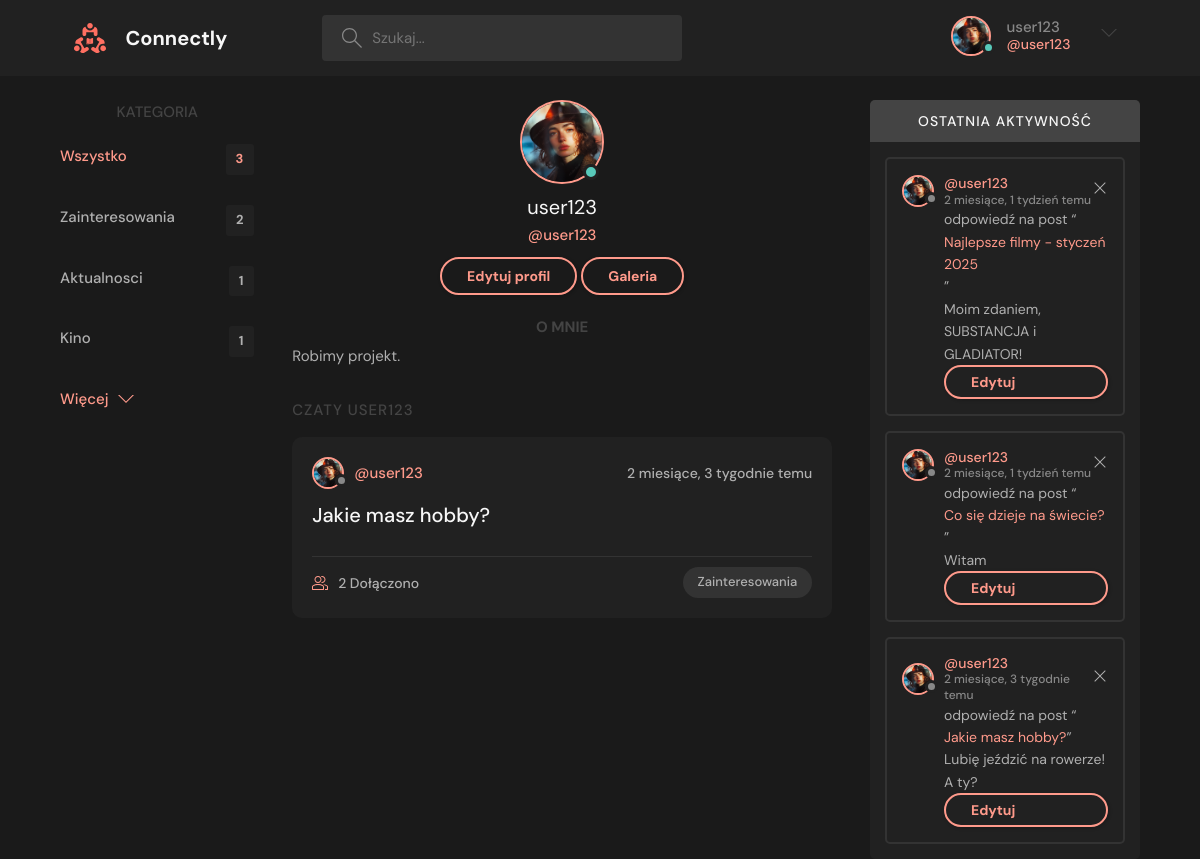
The app's page /profile/2/ (signed in), older data.
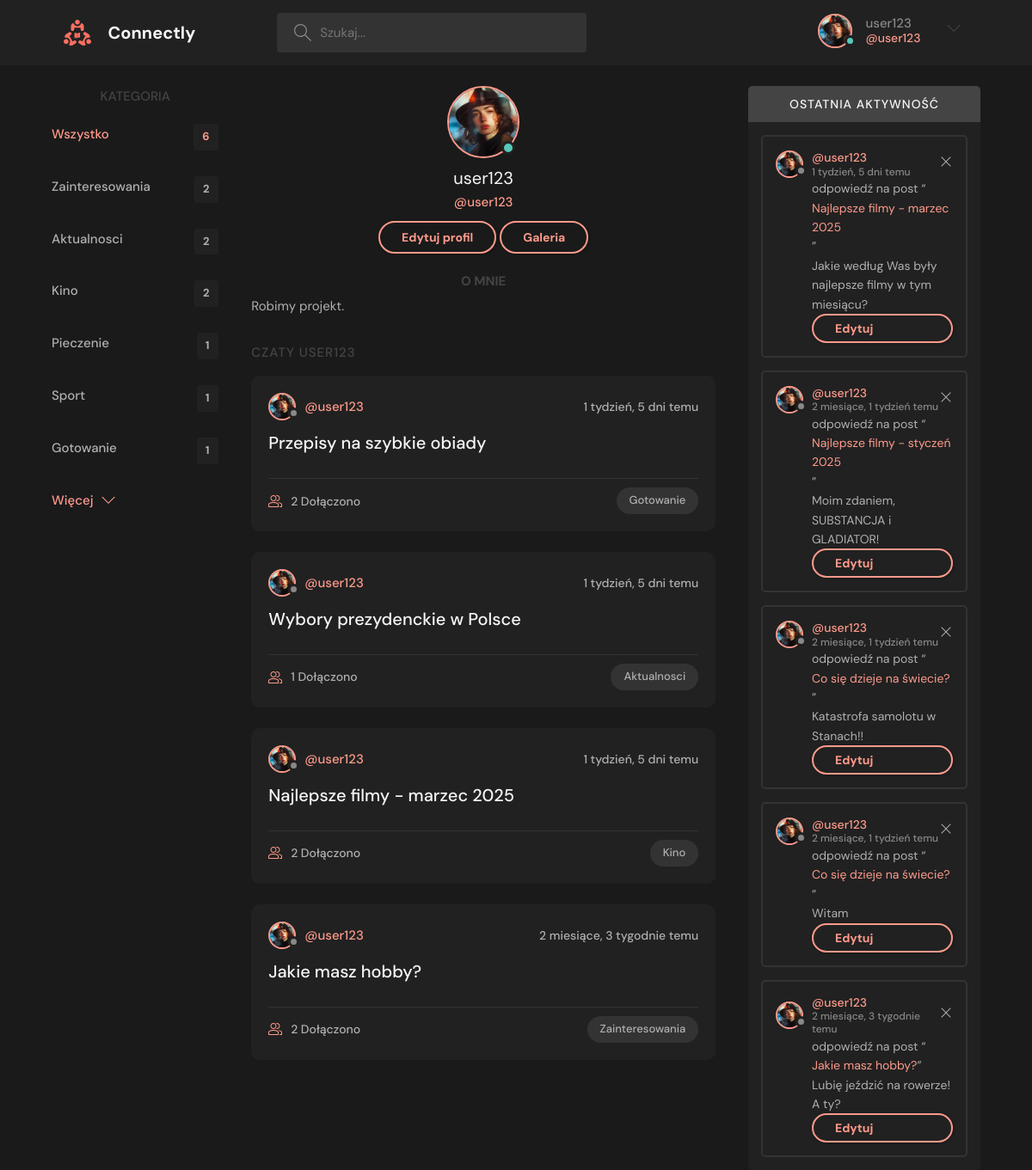
The same page, newer data.
### base/models.py (models this page shows, shortened)
class User(AbstractUser):
    name = models.CharField(max_length=200, null=True)
    email = models.EmailField(unique=True, null=True)
    bio = models.TextField(null=True)
    avatar = models.ImageField(null=True, default="photo1.jpg")
    USERNAME_FIELD = 'email'
    REQUIRED_FIELDS = []

class Topic(models.Model):
    name = models.CharField(max_length=200)

class Room(models.Model):
    host = models.ForeignKey(User, on_delete=models.SET_NULL, null=True)
    topic = models.ForeignKey(Topic, on_delete=models.SET_NULL, null=True)
    name = models.CharField(max_length=200)
    description = models.TextField(null=True, blank=True)
    participants = models.ManyToManyField(User, related_name='participants', blank=True)
    updated = models.DateTimeField(auto_now=True)
    created = models.DateTimeField(auto_now_add=True)
    class Meta:
        ordering = ['-updated', '-created']
    def __str__(self):
        return self.name

class Message(models.Model):
    user = models.ForeignKey(User, on_delete=models.CASCADE)
    room = models.ForeignKey(Room, on_delete=models.CASCADE)
    body = models.TextField(null=True, blank=True)
    file = models.FileField(upload_to='messages/', null=True, blank=True)
    updated = models.DateTimeField(auto_now=True)
    created = models.DateTimeField(auto_now_add=True)
    class Meta:
        ordering = ['-updated', '-created']

### base/views.py (the view)
# urls.py: path('profile/<str:pk>/', views.userProfile, name='user-profile'),
def userProfile(request, pk):
    user = get_object_or_404(User, id=pk)
    rooms = user.room_set.all()
    room_messages = user.message_set.all()
    topics = Topic.objects.all()
    is_friend = Friendship.objects.filter(
        Q(user1=request.user, user2=user) | Q(user1=user, user2=request.user)
    ).exists()
    friend_request_sent = FriendRequest.objects.filter(
        sender=request.user, receiver=user
    ).exists()
    context = {
        'user': user,
        'rooms': rooms,
        'room_messages': room_messages,
        'topics': topics,
        'is_friend': is_friend,
        'friend_request_sent': friend_request_sent
    }
    return render(request, 'base/profile.html', context)

### base/templates/base/profile.html (shortened to what this page needs)
{% extends 'main.html' %}
{% block content %}
  <main class="profile-page layout layout--3">
    <div class="container">
{% include 'base/topics_component.html' %}
      <div class="roomList">
        <div class="profile">
          <div class="profile__avatar">
            <div class="avatar avatar--large active">
              <img src="{{ user.avatar.url }}" alt="User Avatar">
            </div>
          </div>
          <div class="profile__info">
            <h3>{{user.username}}</h3>
            <p>@{{user.username}}</p>
          {% if request.user == user %}
              <a href="{% url 'update-user' %}" class="btn btn--main btn--pill">Edytuj profil</a>
          {% endif %}
              <a href="{% url 'gallery' user.username %}" class="btn btn--main btn--pill">Galeria</a>
          </div>
          <div class="profile__about">
            <h3>O mnie</h3>
            <p>
              {{ user.bio }}
            </p>
          </div>
        </div>
        <div class="roomList__header">
          <div>
            <h2>Czaty {{user.username}}</a>
            </h2>
          </div>
        </div>
        {% include 'base/feed_component.html' %}
      </div>
   {% include 'base/activity_component.html' %}
    </div>
  </main>
{%endblock content%}

### templates/main.html (shortened to what this page needs)
<!DOCTYPE html>
{% load static %}
<html lang="pl">
<head>
    <link rel="stylesheet" href="{% static 'styles/style.css' %}">
    <link rel="stylesheet" href="https://cdnjs.cloudflare.com/ajax/libs/cropperjs/1.5.12/cropper.min.css">
</head>
<body>
    {% include 'navbar.html' %}
    {% block content %}
    {% endblock %}
</body>
</html>

### templates/navbar.html (shortened to what this page needs)
{% load static %}
<header class="header header--loggedIn">
      <div class="container">
        <a href="{% url 'home' %}" class="header__logo">
          <img src="{% static 'images/logo.svg' %}" />
          <h1>Connectly</h1>
        </a>
        <form class="header__search" method="GET" action="{% url 'home' %}">
          <label>
            <input name="q" placeholder="Szukaj..." />
          </label>
        </form>
        <nav class="header__menu">
          {%if request.user.is_authenticated %}
          <div class="header__user">
            <a href="{% url 'user-profile' request.user.id  %}">
              <div class="avatar avatar--medium active">
                <img src="{{request.user.avatar.url}}" />
              </div>
              <p>{{request.user.username}} <span>@{{request.user.username}}</span></p>
            </a>
            <button class="dropdown-button">
              <svg version="1.1" xmlns="http://www.w3.org/2000/svg" width="32" height="32" viewBox="0 0 32 32">
                <title>chevron-down</title>
                <path d="M16 21l-13-13h-3l16 16 16-16h-3l-13 13z"></path>
              </svg>
            </button>
          </div>
          {% else %}
          <a href="{% url 'login' %}">
            <img src="{% static 'images/avatar.svg' %}" />
            <p>Logowanie</p>
          </a>
          {% endif %}
        </nav>
      </div>
    </header>

### base/templates/base/topics_component.html
<div class="topics">
    <div class="topics__header">
        <h2>Kategoria</h2>
    </div>
    <ul class="topics__list">
        <li>
            <a href="{% url 'home' %}" class="active">Wszystko <span>{{topics.count}}</span></a>
        </li>
        {% for topic in topics %}
        <li>
            <a href="{% url 'home' %}?q={{topic.name}}">{{topic.name}}<span>{{topic.room_set.all.count}}</span></a>
        </li>
        {% endfor %}
    </ul>
    <a class="btn btn--link" href="{% url 'topics' %}">
        Więcej
        <svg version="1.1" xmlns="http://www.w3.org/2000/svg" width="32" height="32" viewBox="0 0 32 32">
            <title>chevron-down</title>
            <path d="M16 21l-13-13h-3l16 16 16-16h-3l-13 13z"></path>
        </svg>
    </a>
</div>

### base/templates/base/feed_component.html (shortened to what this page needs)
{% for room in rooms %}
<div class="roomListRoom">
    <div class="roomListRoom__header">
        <a href="{% url 'user-profile' room.host.id %}" class="roomListRoom__author">
            <div class="avatar avatar--small">
                <img src="{{room.host.avatar.url}}" />
            </div>
            <span>@{{room.host.username}}</span>
        </a>
        <div class="roomListRoom__actions">
            <span>{{room.created|timesince}} temu</span>
        </div>
    </div>
    <div class="roomListRoom__content">
        <a href="{% url 'room' room.id %}">{{room.name}}</a>
    </div>
    <div class="roomListRoom__meta">
        <a href="{% url 'room' room.id %}" class="roomListRoom__joined">
            {{room.participants.all.count}} Dołączono
        </a>
        <p class="roomListRoom__topic">{{room.topic.name}}</p>
    </div>
</div>
{% endfor %}

### base/templates/base/activity_component.html (shortened to what this page needs)
<div class="activities">
    <div class="activities__header">
        <h2>Ostatnia aktywność</h2>
    </div>
    {% for message in room_messages %}
    <div class="activities__box">
        <div class="activities__boxHeader roomListRoom__header">
            <a href="{% url 'user-profile' message.user.id %}" class="roomListRoom__author">
                <div class="avatar avatar--small">
                    <img src="{{message.user.avatar.url}}" />
                </div>
                <p>
                    @{{message.user.username}}
                    <span>{{message.created|timesince}} temu </span>
                </p>
            </a>
            {% if request.user == message.user %}
            <div class="roomListRoom__actions">
                <a href="{% url 'delete-message' message.id %}">
                    <svg version="1.1" xmlns="http://www.w3.org/2000/svg" width="32" height="32" viewBox="0 0 32 32">
                        <title>usuń</title>
                        <path
                            d="M27.314 6.019l-1.333-1.333-9.98 9.981-9.981-9.981-1.333 1.333 9.981 9.981-9.981 9.98 1.333 1.333 9.981-9.98 9.98 9.98 1.333-1.333-9.98-9.98 9.98-9.981z">
                        </path>
                    </svg>
                </a>
            </div>
            {% endif %}
        </div>
        <div class="activities__boxContent">
            <p>odpowiedź na post “<a href="{% url 'room' message.room.id %}">{{message.room}}</a>”</p>
            {% if request.user == message.user %}
                <p id="message-text-{{ message.id }}">{{ message.body }}</p>
                <button class="btn btn--pill" onclick="showEditForm({{ message.id }})">Edytuj</button>
            {% else %}
                <p>{{ message.body }}</p>
            {% endif %}
        </div>
    </div>
    {% endfor %}
</div>

Row changes from the older to the newer data that the page shows:
computed for Topic "Aktualnosci": room_set.all.count "1" → "2"
computed for Topic "Kino": room_set.all.count "1" → "2"
added Topic: name "Pieczenie", room_set.all.count "1"
added Topic: name "Sport", room_set.all.count "1"
added Topic: name "Gotowanie", room_set.all.count "1"
added Room: host.avatar (picture), host.username "user123", created "1 tydzień, 5 dni", name "Przepisy na szybkie obiady", participants.all.count "2", topic.name "Gotowanie"
added Room: host.avatar (picture), host.username "user123", created "1 tydzień, 5 dni", name "Wybory prezydenckie w Polsce", participants.all.count "1", topic.name "Aktualnosci"
added Room: host.avatar (picture), host.username "user123", created "1 tydzień, 5 dni", name "Najlepsze filmy - marzec 2025", participants.all.count "2", topic.name "Kino"
added Message: user.avatar (picture), user.username "user123", created "1 tydzień, 5 dni", room "Najlepsze filmy - marzec 2025", body "Jakie według Was były najlepsze filmy w tym miesiącu?"
added Message: user.avatar (picture), user.username "user123", created "2 miesiące, 1 tydzień", room "Co się dzieje na świecie?", body "Katastrofa samolotu w Stanach!!"
Text that changed along with them:
{{ topics.count }}: "3" → "6"
